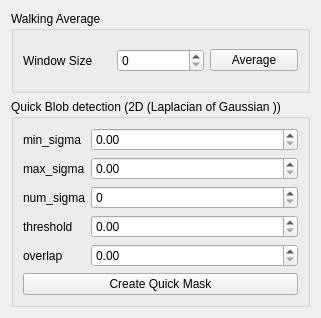
<?xml version="1.0" encoding="UTF-8"?>
<ui version="4.0">
 <class>WalkingAverageWidget</class>
 <widget class="QWidget" name="WalkingAverageWidget">
  <property name="geometry">
   <rect>
    <x>0</x>
    <y>0</y>
    <width>310</width>
    <height>318</height>
   </rect>
  </property>
  <property name="windowTitle">
   <string>Form</string>
  </property>
  <layout class="QVBoxLayout" name="verticalLayout_2">
   <item>
    <widget class="QGroupBox" name="groupBox">
     <property name="title">
      <string>Walking Average</string>
     </property>
     <layout class="QVBoxLayout" name="verticalLayout">
      <item>
       <layout class="QHBoxLayout" name="horizontalLayout">
        <item>
         <widget class="QLabel" name="label">
          <property name="text">
           <string>Window Size</string>
          </property>
         </widget>
        </item>
        <item>
         <widget class="QSpinBox" name="windowSizeSpinner"/>
        </item>
        <item>
         <widget class="QPushButton" name="btnAvg">
          <property name="text">
           <string>Average</string>
          </property>
         </widget>
        </item>
       </layout>
      </item>
     </layout>
    </widget>
   </item>
   <item>
    <widget class="QGroupBox" name="groupBox_2">
     <property name="title">
      <string>Quick Blob detection (2D (Laplacian of Gaussian ))</string>
     </property>
     <layout class="QGridLayout" name="gridLayout">
      <item row="0" column="0">
       <layout class="QFormLayout" name="formLayout">
        <item row="0" column="0">
         <widget class="QLabel" name="label_2">
          <property name="text">
           <string>min_sigma</string>
          </property>
         </widget>
        </item>
        <item row="0" column="1">
         <widget class="QDoubleSpinBox" name="minSigmaSpinner"/>
        </item>
        <item row="1" column="0">
         <widget class="QLabel" name="label_3">
          <property name="text">
           <string>max_sigma</string>
          </property>
         </widget>
        </item>
        <item row="1" column="1">
         <widget class="QDoubleSpinBox" name="maxSigmaSpinner"/>
        </item>
        <item row="2" column="0">
         <widget class="QLabel" name="label_4">
          <property name="text">
           <string>num_sigma</string>
          </property>
         </widget>
        </item>
        <item row="3" column="0">
         <widget class="QLabel" name="label_5">
          <property name="text">
           <string>threshold</string>
          </property>
         </widget>
        </item>
        <item row="3" column="1">
         <widget class="QDoubleSpinBox" name="thresholdSpinner"/>
        </item>
        <item row="4" column="0">
         <widget class="QLabel" name="label_6">
          <property name="text">
           <string>overlap</string>
          </property>
         </widget>
        </item>
        <item row="4" column="1">
         <widget class="QDoubleSpinBox" name="overlapSpinner"/>
        </item>
        <item row="2" column="1">
         <widget class="QSpinBox" name="numSigmaSpinner"/>
        </item>
       </layout>
      </item>
      <item row="1" column="0">
       <widget class="QPushButton" name="btnLog">
        <property name="text">
         <string>Create Quick Mask</string>
        </property>
       </widget>
      </item>
     </layout>
    </widget>
   </item>
  </layout>
 </widget>
 <resources/>
 <connections/>
</ui>
